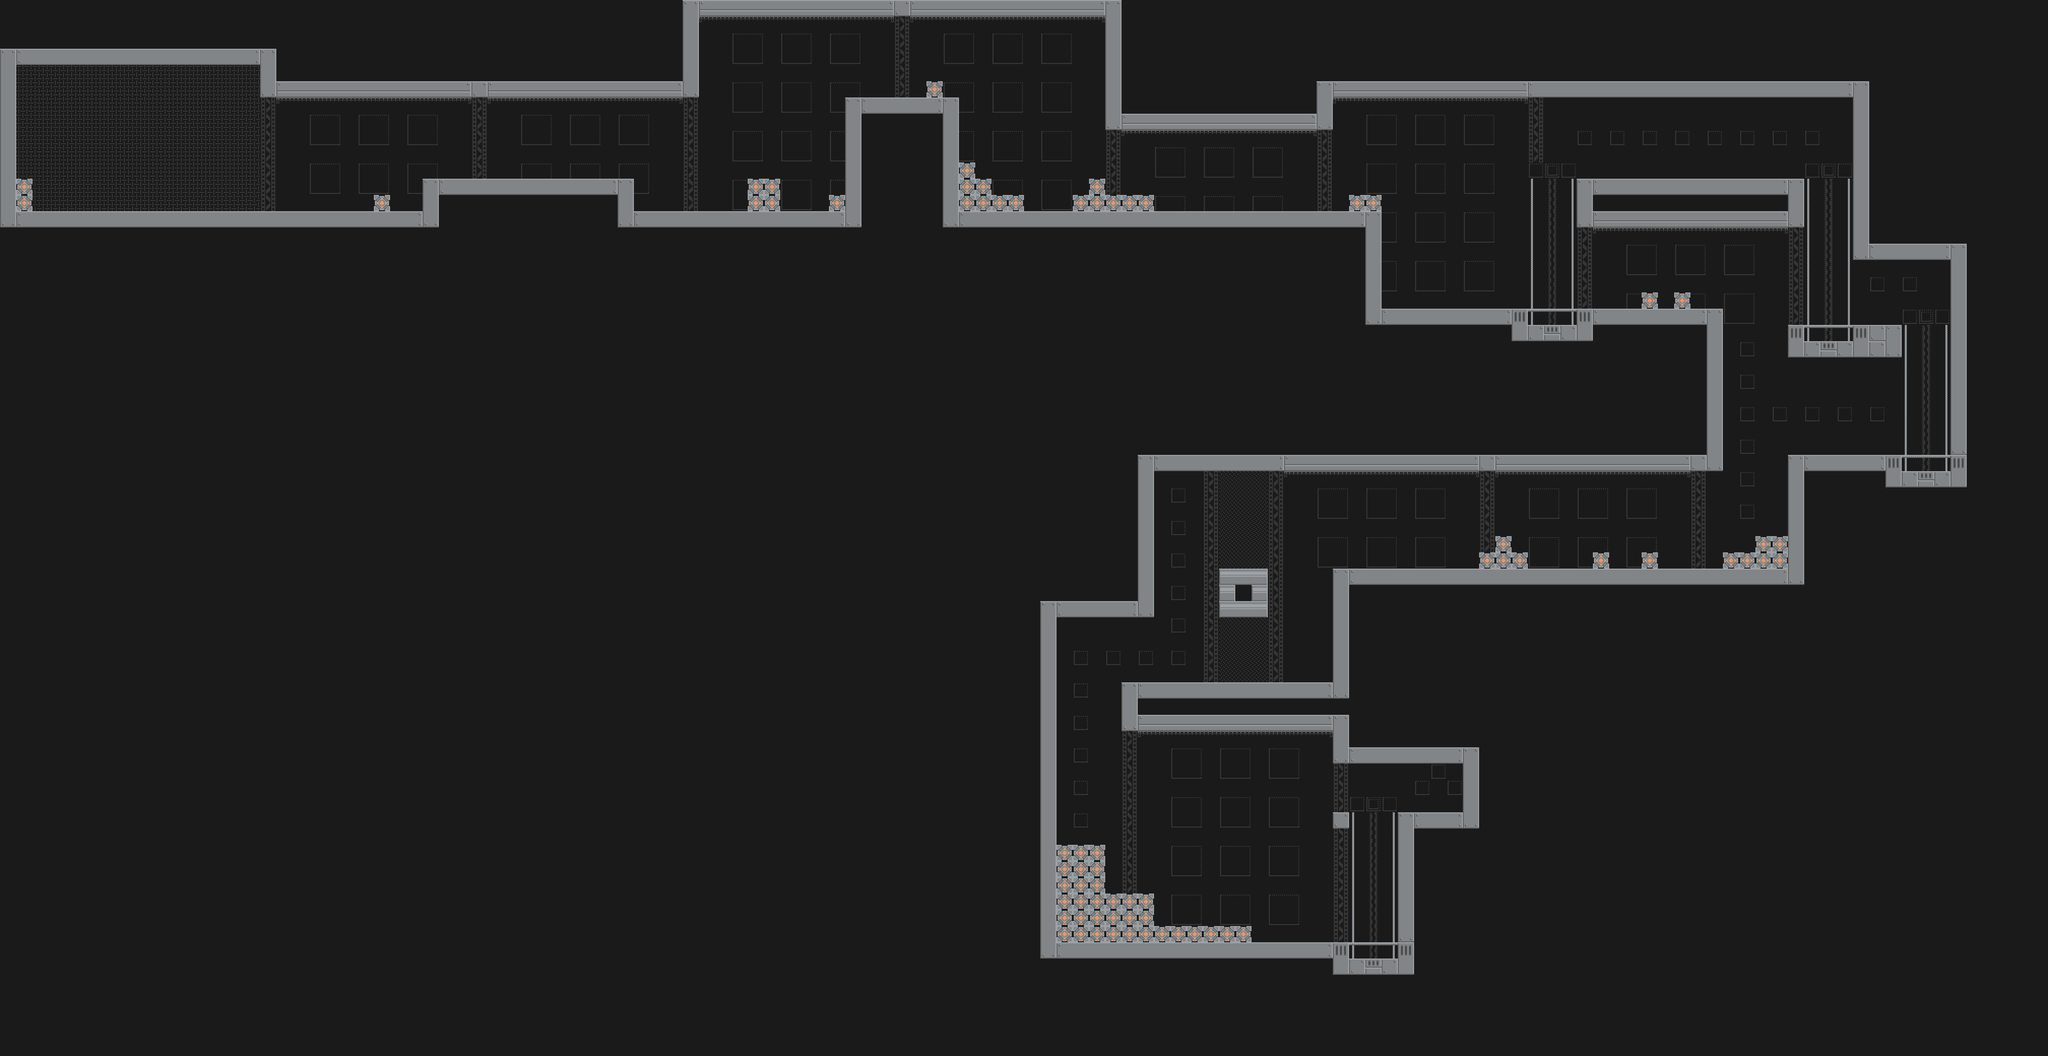

Below is a game level as drawn by its tile map, then a one-line description and the .tmx that defines it (tile-layer data replaced by summaries):
An orthogonal 126x65 tile map with 64x64 px tiles, 2 tile layers (bg, fg), 1 hidden layer not drawn, 3 tilesets and 41 objects (10x crane, 10x claw, 7x crabot, 4x elevator, 4x elevabot, ...).

<map version="1.8" tiledversion="1.8.2" orientation="orthogonal" renderorder="right-down" width="126" height="65" tilewidth="64" tileheight="64" infinite="0" backgroundcolor="#1a1a1a" nextlayerid="5" nextobjectid="156">
 <editorsettings>
  <export target="level3.json" format="json" />
 </editorsettings>
 <tileset firstgid="1" name="tileset" tilewidth="64" tileheight="64" tilecount="168" columns="12">
  <image source="../image/tileset.png" width="768" height="896" />
 </tileset>
 <tileset firstgid="169" name="bots" tilewidth="64" tileheight="128" tilecount="234" columns="26">
  <image source="../image/bots.png" width="1664" height="1152" />
 </tileset>
 <tileset firstgid="403" name="objects" tilewidth="192" tileheight="128" tilecount="4" columns="0">
  <grid orientation="orthogonal" width="1" height="1" />
  <tile id="0">
   <image width="192" height="128" source="../image/sprites/elevator.png" />
  </tile>
  <tile id="1">
   <image width="64" height="64" source="../image/sprites/portal.png" />
  </tile>
  <tile id="3">
   <image width="64" height="128" source="../image/sprites/claw.png" />
  </tile>
  <tile id="5">
   <image width="65" height="64" source="../image/sprites/crane.png" />
  </tile>
 </tileset>
 <layer id="3" name="bg" width="126" height="65">
  <data>[8190 cells, 892 non-empty, 16 distinct tile ids]</data>
 </layer>
 <layer id="1" name="fg" width="126" height="65">
  <data>[8190 cells, 645 non-empty, 19 distinct tile ids]</data>
 </layer>
 <objectgroup id="2" name="obj">
  <object id="98" name="player" gid="351" x="192" y="832" width="64" height="128" />
  <object id="108" name="crane" gid="408" x="1088" y="448" width="65" height="64" />
  <object id="110" name="crane" gid="408" x="2240" y="448" width="65" height="64" />
  <object id="115" name="crane" gid="408" x="3328" y="128" width="65" height="64" />
  <object id="119" name="crane" gid="408" x="3584" y="128" width="65" height="64" />
  <object id="125" name="crane" gid="408" x="5056" y="576" width="65" height="64" />
  <object id="130" name="crane" gid="408" x="5504" y="448" width="65" height="64" />
  <object id="133" name="crane" gid="408" x="6336" y="960" width="65" height="64" />
  <object id="140" name="crane" gid="408" x="6528" y="1920" width="65" height="64" />
  <object id="142" name="crane" gid="408" x="5632" y="1920" width="65" height="64" />
  <object id="149" name="crane" gid="408" x="4480" y="2944" width="65" height="64" />
  <object id="107" name="claw" gid="406" x="1088" y="576" width="64" height="128" />
  <object id="109" name="claw" gid="406" x="2240" y="576" width="64" height="128" />
  <object id="114" name="claw" gid="406" x="3328" y="256" width="64" height="128" />
  <object id="118" name="claw" gid="406" x="3584" y="256" width="64" height="128" />
  <object id="124" name="claw" gid="406" x="5056" y="704" width="64" height="128" />
  <object id="129" name="claw" gid="406" x="5504" y="576" width="64" height="128" />
  <object id="132" name="claw" gid="406" x="6336" y="1088" width="64" height="128" />
  <object id="139" name="claw" gid="406" x="6528" y="2048" width="64" height="128" />
  <object id="141" name="claw" gid="406" x="5632" y="2048" width="64" height="128" />
  <object id="148" name="claw" gid="406" x="4480" y="3072" width="64" height="128" />
  <object id="106" name="crabot" gid="169" x="1408" y="832" width="64" height="128" />
  <object id="112" name="crabot" gid="169" x="2432" y="704" width="64" height="128" />
  <object id="113" name="crabot" gid="169" x="3520" y="384" width="64" height="128" />
  <object id="126" name="crabot" gid="169" x="5056" y="832" width="64" height="128" />
  <object id="143" name="crabot" gid="169" x="5696" y="2240" width="64" height="128" />
  <object id="150" name="crabot" gid="169" x="4480" y="3520" width="64" height="128" />
  <object id="136" name="crabot" gid="169" x="6656" y="1216" width="64" height="128" />
  <object id="127" name="elevator" gid="403" x="6016" y="1280" width="192" height="128" />
  <object id="137" name="elevator" gid="403" x="7104" y="1344" width="192" height="128" />
  <object id="144" name="elevator" gid="403" x="7488" y="1856" width="192" height="128" />
  <object id="153" name="elevator" gid="403" x="5312" y="3776" width="192" height="128" />
  <object id="128" name="elevabot" gid="377" x="5888" y="1216" width="64" height="128" />
  <object id="145" name="elevabot" gid="377" x="7360" y="1792" width="64" height="128" />
  <object id="152" name="elevabot" gid="377" x="5184" y="3712" width="64" height="128" />
  <object id="138" name="elevabot" gid="377" x="7296" y="1280" width="64" height="128" />
  <object id="135" name="felibot" gid="351" x="6144" y="2240" width="64" height="128" />
  <object id="151" name="felibot" gid="351" x="4800" y="3648" width="64" height="128" />
  <object id="146" name="portal" gid="404" x="5632" y="3200" width="64" height="64" />
  <object id="154" name="arachbot" gid="247" x="4928" y="2240" width="64" height="128" />
  <object id="155" name="arachbot" gid="247" x="4224" y="3328" width="64" height="128" />
 </objectgroup>
 <layer id="4" name="view" width="126" height="65" visible="0" offsetx="-960" offsety="-940" parallaxx="0" parallaxy="0">
  <data>[8190 cells, 105 non-empty, 1 distinct tile ids]</data>
 </layer>
</map>
